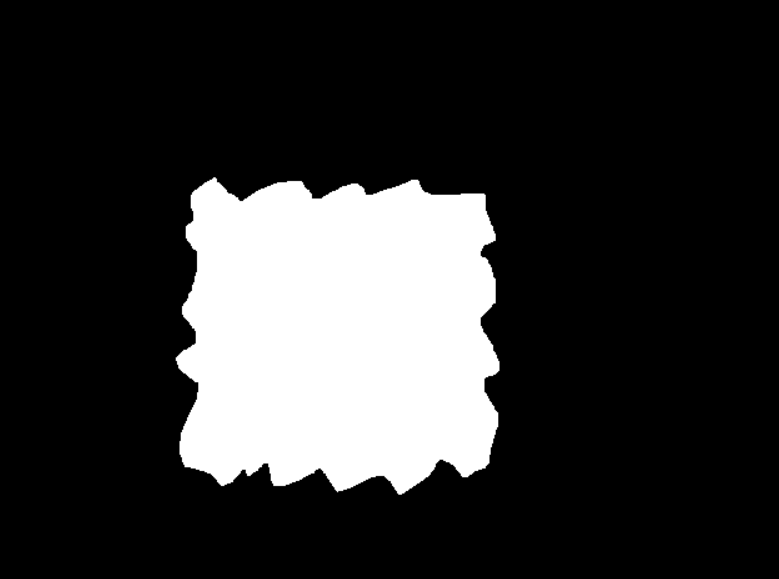
#> input picture OpenCV/16-contours/images/square.png, 779 x 579 px
$ python 104-epsilonAndApprox.py
#> lines starting #> are read from the running program, lines starting #| are printed output that depends on the picture; after the words box and inside, x2 and y2 are one past the last pixel; in counts of white or black regions, pixels touching at a corner belong together; long printed decimals are rounded
import os
import cv2 as cv

os.chdir('16-contours\\images')
img_color = cv.imread('square.png', cv.IMREAD_COLOR)
#> img_color is the input picture: shape (579, 779, 3); min 0, max 255, mean 49.2
# imread할 때 그냥 해보자
img_gray = cv.imread('square.png', cv.IMREAD_GRAYSCALE)
#> img_gray: shape (579, 779); min 0, max 255, mean 49.2
ret, img_bin1 = cv.threshold(img_gray, 127, 255, cv.THRESH_BINARY)
#> img_bin1: shape (579, 779); 19.3% white; 1 white region, box (x1, y1, x2, y2) and area: (176, 177, 500, 495) 87059

kernel = cv.getStructuringElement(cv.MORPH_ELLIPSE, (5, 5))
img_bin2 = cv.morphologyEx(img_bin1, cv.MORPH_CLOSE, kernel)
#> img_bin2: shape (579, 779); 19.3% white; 1 white region
contours, hierarchy = cv.findContours(img_bin2, cv.RETR_LIST, cv.CHAIN_APPROX_SIMPLE)
#> contours = 1 contour; box (x1, y1, x2, y2) and area: (176, 177, 500, 495) 86488

# 일단 기존의 것을 그려본다.
cv.drawContours(img_color, contours, -1, (0,0,225),2)
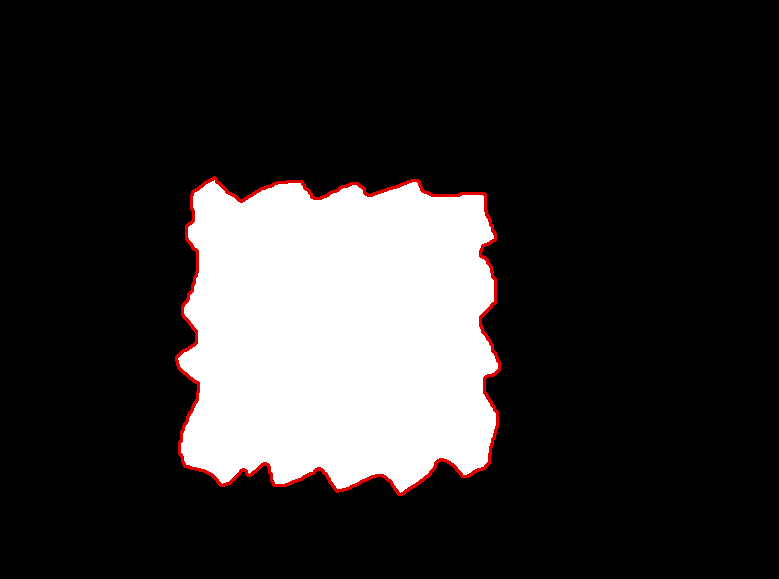
#> img_color: shape (579, 779, 3); 1.03% of pixels changed, all inside (x1, y1, x2, y2) = (175, 176, 501, 496)

# 근사치 계산
for contour in contours :

    epsilon = 0.03 * cv.arcLength(contour, True)
    # 0-curve 1-closed여부
    print('epsilon', epsilon) # epsilon 42.92893891096115
    print(type(epsilon)) #<class 'float'>

    approx = cv.approxPolyDP(contour, epsilon, True)
    # 0-curve 1-엡실론 2-closed여부
    print('approx', approx)
    # [[[192 192]]
    # [[184 466]]
    # [[485 467]]
    # [[483 193]]]
    print(type(approx))# <class 'numpy.ndarray'>


    cv.drawContours(img_color, approx, 0, (0,255,0), 2)
#> this loop made 1 pass
#> (epsilon, approx) on pass 1: (42.93, [[192, 192], [184, 466], [485, 467], [483, 193]])
#| epsilon 42.929
#| <class 'float'>
#| approx [[[192 192]]
#|  [[184 466]]
#|  [[485 467]]
#|  [[483 193]]]
#| <class 'numpy.ndarray'>
#> img_color: shape (579, 779, 3); under 0.01% of pixels changed, all inside (x1, y1, x2, y2) = (191, 191, 194, 194)

cv.imshow('result', img_color)
cv.waitKey(0)
cv.destroyAllWindows

$ run again, with OpenCV/16-contours/images/hand.png copied over OpenCV/16-contours/images/square.png
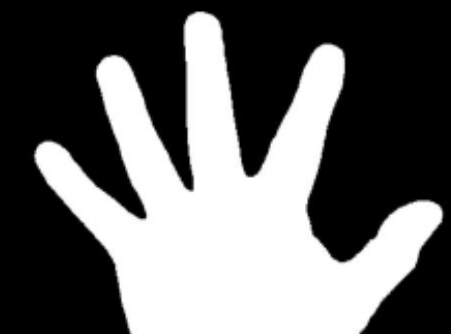
#> input picture OpenCV/16-contours/images/hand.png, 451 x 334 px
#> img_color is the input picture: shape (334, 451, 3); min 0, max 255, mean 102.5
#> `ret, img_bin1 = cv.threshold(img_gray, 127, 255, cv.THRESH_BINARY)`:
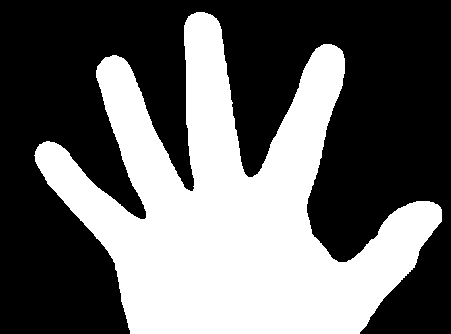
#> img_bin1: shape (334, 451); 40.2% white; 1 white region, box (x1, y1, x2, y2) and area: (34, 12, 442, 334) 60616
#> img_bin2: shape (334, 451); 40.2% white; 1 white region
#> contours = 1 contour; box (x1, y1, x2, y2) and area: (34, 12, 442, 334) 59713
#> `cv.drawContours(img_color, contours, -1, (0,0,225),2)`:
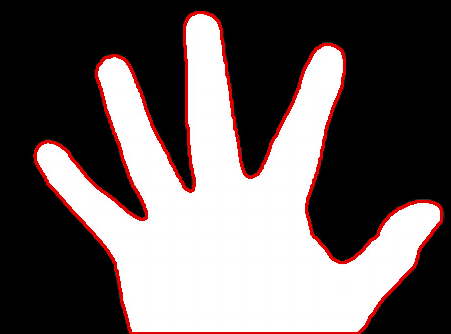
#> img_color: shape (334, 451, 3); 4.33% of pixels changed, all inside (x1, y1, x2, y2) = (33, 11, 443, 334)
#> the loop `for contour in contours : ` made 1 pass
#> epsilon on pass 1: 62.89
#> (printed output is left out)
